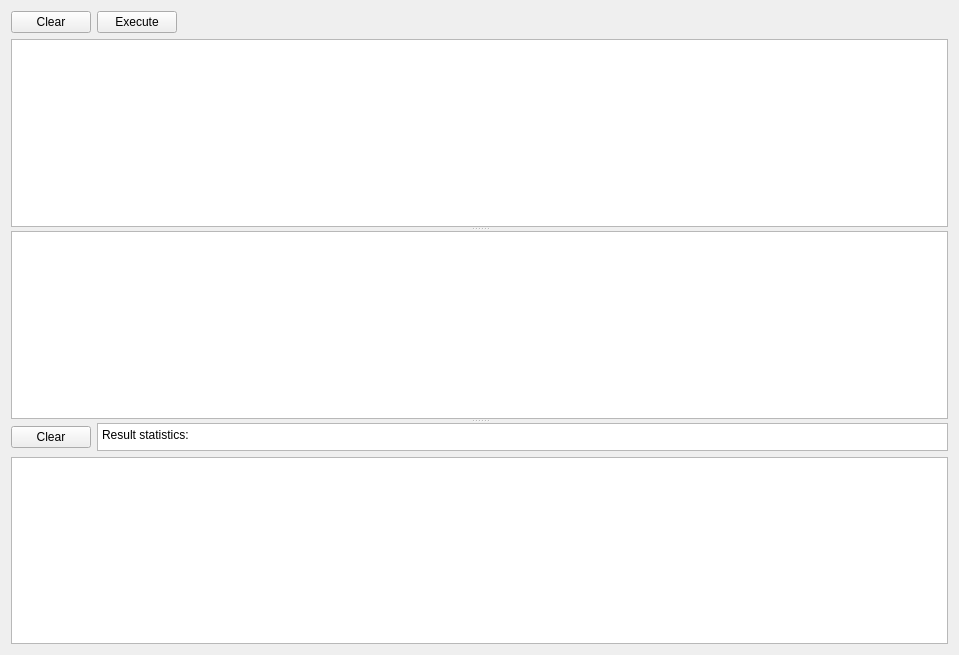
<?xml version="1.0" encoding="UTF-8"?>
<ui version="4.0">
 <class>cql_editor</class>
 <widget class="QFrame" name="cql_editor">
  <property name="geometry">
   <rect>
    <x>0</x>
    <y>0</y>
    <width>959</width>
    <height>655</height>
   </rect>
  </property>
  <property name="windowTitle">
   <string>CQL Editor</string>
  </property>
  <layout class="QGridLayout" name="gridLayout">
   <item row="0" column="0">
    <widget class="QSplitter" name="splitter">
     <property name="orientation">
      <enum>Qt::Vertical</enum>
     </property>
     <widget class="QWidget" name="verticalLayoutWidget">
      <layout class="QVBoxLayout" name="verticalLayout">
       <item>
        <layout class="QHBoxLayout" name="horizontalLayout_3">
         <item>
          <widget class="QPushButton" name="clear_editor_push_button">
           <property name="text">
            <string>Clear</string>
           </property>
          </widget>
         </item>
         <item>
          <widget class="QPushButton" name="execute_push_button">
           <property name="text">
            <string>Execute</string>
           </property>
          </widget>
         </item>
         <item>
          <spacer name="horizontalSpacer">
           <property name="orientation">
            <enum>Qt::Horizontal</enum>
           </property>
           <property name="sizeHint" stdset="0">
            <size>
             <width>40</width>
             <height>20</height>
            </size>
           </property>
          </spacer>
         </item>
        </layout>
       </item>
       <item>
        <widget class="QPlainTextEdit" name="query_plain_text_edit"/>
       </item>
      </layout>
     </widget>
     <widget class="QWidget" name="horizontalLayoutWidget">
      <layout class="QHBoxLayout" name="horizontalLayout_2">
       <item>
        <widget class="QTableView" name="data_table_view"/>
       </item>
      </layout>
     </widget>
     <widget class="QWidget" name="verticalLayoutWidget_2">
      <layout class="QVBoxLayout" name="verticalLayout_2">
       <item>
        <layout class="QHBoxLayout" name="horizontalLayout">
         <item>
          <widget class="QPushButton" name="clear_results_push_button">
           <property name="text">
            <string>Clear</string>
           </property>
          </widget>
         </item>
         <item>
          <widget class="QPlainTextEdit" name="result_statistics_plain_text_edit">
           <property name="maximumSize">
            <size>
             <width>16777215</width>
             <height>28</height>
            </size>
           </property>
           <property name="plainText">
            <string>Result statistics:</string>
           </property>
          </widget>
         </item>
        </layout>
       </item>
       <item>
        <layout class="QVBoxLayout" name="verticalLayout_3">
         <item>
          <widget class="QPlainTextEdit" name="results_plain_text_edit">
           <property name="readOnly">
            <bool>true</bool>
           </property>
          </widget>
         </item>
        </layout>
       </item>
      </layout>
     </widget>
    </widget>
   </item>
  </layout>
 </widget>
 <resources/>
 <connections/>
</ui>
